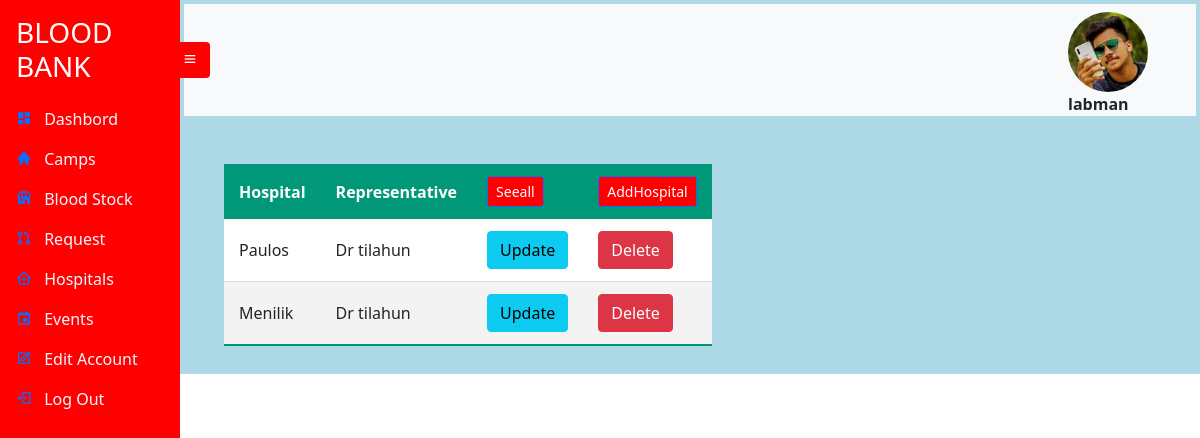
/hospitals/notall (signed in), run on the app's committed database.
### UserAccount/models.py (models this page shows, shortened)
class UserRegistration(models.Model):
    User_id = models.UUIDField(default=uuid.uuid4, unique=True,
                          primary_key=True, editable=False)
    FirstName = models.CharField(max_length=20 , null=True , blank=True)
    LastName = models.CharField(max_length=20 , null=True , blank=True)
    Address_id = models.OneToOneField(Address , on_delete=models.CASCADE)
    Age = models.IntegerField(null=True , blank=True)
    Account_id = models.OneToOneField(Account , on_delete=models.CASCADE)
    ProfilePic= models.FileField(null=True, blank=True, upload_to='profilepic/', default="profilepic/defaultprofile.jpeg")

class Account(AbstractUser):
    Role = models.CharField(max_length=25, null=True , blank=True)

### Hospital/models.py (models this page shows, shortened)
class Hospital(models.Model):
    Hospital_id = models.UUIDField(default=uuid.uuid4, unique=True,
                          primary_key=True, editable=False)
    Username = models.CharField(max_length=20, null=True , blank=True)
    HospitalName = models.CharField(max_length=20, null=True , blank=True)
    Address_id = models.OneToOneField(Address, on_delete=models.CASCADE , null=True , blank=True)
    BranchNo= models.CharField(max_length=10)
    HospitalRepresentative = models.CharField(max_length=10)

### Hospital/views.py (the view)
# urls.py: path('hospitals/<type>' , views.Hospitals , name='hospitals'),
def Hospitals(request , type):
    hopitals = None
    try:
        if(type=='all'):
            hospitals = Hospital.objects.all()
        else:
            hospitals = Hospital.objects.all()[0:5]
    except:
        hospitals= None
    context={'hospitals' : hospitals , 'account':bbmanagerstate(request)['account']}
    return render(request ,  'bbmanager/hospitals.html' , context)

### Hospital/views.py (called while the page is built)
def bbmanagerstate(request):
    bbmanager = request.user
    account = UserRegistration.objects.get(Account_id=bbmanager.id)
    context={'account':account}
    return context

### templates/bbmanager/hospitals.html (shortened to what this page needs)
{% extends 'bbmanager/bbmanager.html' %}
{% block content %}
<br>
<table class="styled-table">
    <thead>
        <tr>
            <th>Hospital</th>
            <th>Representative</th>
            <th><a href="{% url 'hospitals' 'all' %}" ><button type="button" class="btn btn-primary btn-sm" style= "background-color: red;">Seeall</button></a> </th>
            <th><a href="{% url 'addhospital'  %}" ><button type="button" class="btn btn-primary btn-sm" style= "background-color: red;">AddHospital</button></a></th>
        </tr>
    </thead>
    <tbody>
      {% if hospitals %}
      {% for h in hospitals %}
        <tr>
          <td>{{ h.HospitalName }}</td>
          <td>{{ h.HospitalRepresentative }}</td>
          <td><a href="{% url 'updatehospital' h.Hospital_id %}"><button type="button" class="btn btn-info">Update</button></a></td>&nbsp;
          <td><a href="{% url 'deletehospital' h.Hospital_id %}"><button type="button" class="btn btn-danger">Delete</button></a></td>
        </tr>
      {% endfor %}
      {% endif %}
    </tbody>
  </table>
  <br>
{% endblock %}

### templates/bbmanager/bbmanager.html (shortened to what this page needs)
{% extends 'sidebarbase.html' %}
{% block content1 %}
    <div
      class="side-navbar active-nav d-flex justify-content-between flex-wrap flex-column"
      id="sidebar"
    >
      <ul class="nav flex-column text-white w-100">
        <a href="{% url 'bbdashbord' 'notall' %}" class="nav-link h3 text-white my-2">
          BLOOD BANK
        </a>
        <li class="nav-link">
          <i class="bx bxs-dashboard"></i>
          <span class="mx-2" ><a class="inner-anchor"  href="{% url 'bbdashbord' 'notall' %}"> Dashbord</a></span>
        </li>
        <li class="nav-link">
          <i class="bx bxs-home"></i>
          <span class="mx-2" ><a class="inner-anchor" href="{% url 'camps' 'notall' %}"> Camps</a></span>
        </li>
        <li class="nav-link">
          <i class="bx bxs-store"></i>
          <span class="mx-2" ><a class="inner-anchor" href="{% url 'bloodstock' %}"> Blood Stock</a></span>
        </li>
        <li class="nav-link">
          <i class="bx bx-git-pull-request"></i>
          <span class="mx-2" ><a class="inner-anchor" href="{% url 'hospitalrequest' 'notall' %}"> Request</a></span>
        </li>
        <li  class="nav-link">
          <i class="bx bx-clinic"></i>
          <span class="mx-2" ><a class="inner-anchor" href="{% url 'hospitals' 'notall' %}"> Hospitals</a></span>
        </li>
        <li class="nav-link">
          <i class="bx bx-calendar-event"></i>
          <span class="mx-2" ><a class="inner-anchor" href="{% url 'events' 'notall' %}"> Events</a></span>
        </li>
        <li class="nav-link">
          <i class="bx bx-edit"></i>
          <span class="mx-2" ><a class="inner-anchor" href="{% url 'editpassword'  %}"> Edit Account</a></span>
        </li>
        <li class="nav-link">
          <i class="bx bx-log-out"></i>
          <span class="mx-2" ><a class="inner-anchor" href="{% url 'logout' %}" > Log Out </a></span>
        </li>
      </ul>
    </div>
    <div class="p-1 my-container active-cont" style="background-color:lightblue">
      <nav class="navbar top-navbar navbar-light bg-light px-5">
        <a class="btn border-0" id="menu-btn"><i class="bx bx-menu"></i></a>
        <figure id="image">
          <img src="/static/images/{{ account.ProfilePic }}" style="height: 80px;
          width: 80px;
          border-radius: 50%; " >
          <figcaption><b>{{user.username}}</b></figcaption>
        </figure>
              </nav>
      {% block content %}
      {% endblock %}
{% endblock %}

### static/styles/sidebar.css (style rules this page uses)
* { margin: 0; padding: 0; box-sizing: border-box; }
body { min-height: 100vh; background-color: #fff; }
.side-navbar { width: 180px; height: 100%; position: fixed; margin-left: -300px; background-color: red; transition: 0.5s; }
.my-container { transition: 0.4s; }
.active-nav { margin-left: 0; }
.active-cont { margin-left: 180px; }
#menu-btn { background-color: red ; color: #fff; margin-left: -62px; }
#image { max-width: 300px; height: 80px; border-radius: 50%; top: 10px; right: 0px; }
.inner-anchor { color: aliceblue; text-decoration: black; }
.styled-table thead tr { background-color: #009879; color: #ffffff; text-align: left; }
.styled-table th, .styled-table td { padding: 12px 15px; }
.styled-table tbody tr { border-bottom: 1px solid #dddddd; }
.styled-table tbody tr:nth-of-type(even) { background-color: #f3f3f3; }
.styled-table tbody tr:last-of-type { border-bottom: 2px solid #009879; }
.styled-table { margin-left: 40px; }
.styled-table tbody { background-color: white; }

### data on the page
UserRegistration: ProfilePic (picture)
Account: username "labman"
Hospital: HospitalName "Paulos", HospitalRepresentative "Dr tilahun"
Hospital: HospitalName "Menilik", HospitalRepresentative "Dr tilahun"
